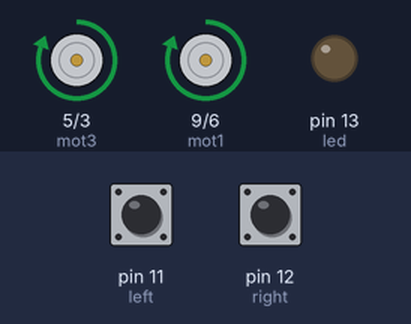
Bench run of a sketch on a simulated Arduino Uno, built with avr-gcc and run on an emulated ATmega328P. Shown: motor-driver pin pairs drawn as motors (green arrow = first pin HIGH = forward, orange = second pin HIGH = backward, longer = more drive), output pins drawn as LEDs (lit = HIGH). The test bench sets the inputs (shaded band); at power-on: pin 11 (left) HIGH, pin 12 (right) HIGH.

Above: at 1.6 s.
1.7 s: pin 11 (left) pulled LOW for 0.15 s
At 1.77 s:
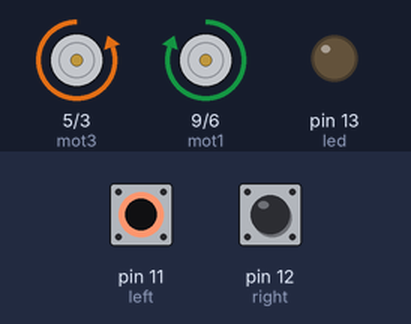
3.3 s: pin 12 (right) pulled LOW for 0.15 s
At 3.37 s:
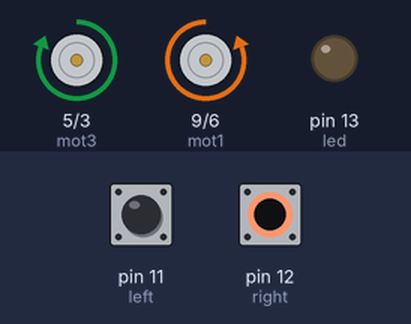
4.9 s: pin 12 (right) pulled LOW for 3.2 s
At 9.3 s:
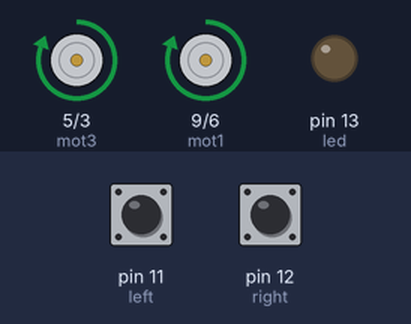
9.6 s: pin 11 (left) pulled LOW for 3.2 s
At 10.7 s:
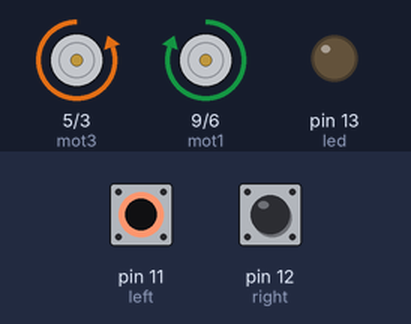
14.3 s: pin 11 (left) driven LOW and pin 12 (right) driven LOW
At 15.4 s:
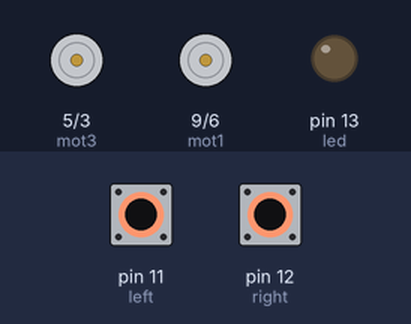
15.8 s: pin 11 (left) driven HIGH
At 16.6 s:
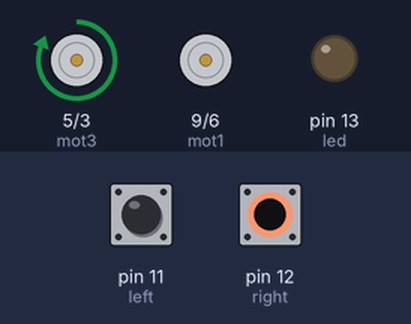
Timing chart, 0 to 18.3 s (numbered marks = the images above; inputs shaded):
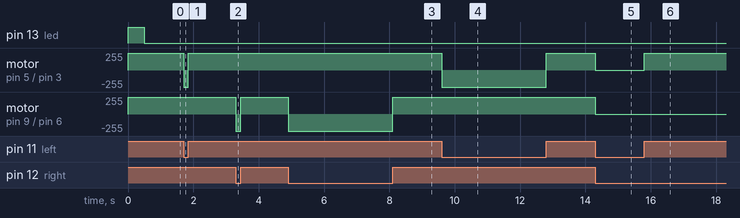

Measured:
- after the input at 1.7 s, motor on pin 5 (mot3) / pin 3 (mot4): forward 255/255 → backward 255/255 at once, → forward 255/255 0.15 s later
- after the input at 3.3 s, motor on pin 9 (mot1) / pin 6 (mot2): forward 255/255 → backward 255/255 at once, → forward 255/255 0.15 s later
- after the input at 4.9 s, motor on pin 9 (mot1) / pin 6 (mot2): forward 255/255 → backward 255/255 at once, → forward 255/255 3.2 s later
- after the input at 9.6 s, motor on pin 5 (mot3) / pin 3 (mot4): forward 255/255 → backward 255/255 at once, → forward 255/255 3.2 s later
- after the input at 14.3 s, motor on pin 5 (mot3) / pin 3 (mot4), motor on pin 9 (mot1) / pin 6 (mot2): forward 255/255 → stopped at once
- after the input at 15.8 s, motor on pin 5 (mot3) / pin 3 (mot4): stopped → forward 255/255 at once

The sketch:

line_follower.ino
```cpp
int mot1=9;
int mot2=6;
int mot3=5;
int mot4=3;

int left=11;
int right=12;
int led=13;

int Left=0;
int Right=0;

void LEFT (void);
void RIGHT (void);
void STOP (void);

void setup()
{
  pinMode(mot1,OUTPUT);
  pinMode(mot2,OUTPUT);
  pinMode(mot3,OUTPUT);
  pinMode(mot4,OUTPUT);
  pinMode(led,OUTPUT);

  pinMode(left,INPUT);
  pinMode(right,INPUT);

  digitalWrite(left,HIGH);
  digitalWrite(right,HIGH);


}

void loop()
{

 digitalWrite(mot1, HIGH);
 digitalWrite(mot2,LOW);
 digitalWrite(mot3,HIGH);
 digitalWrite(mot4,LOW);
 bling();

while(1)
{
  Left=digitalRead(left);
  Right=digitalRead(right);

  if((Left==0 && Right==1)==1)
  LEFT();
  else if((Right==0 && Left==1)==1)
  RIGHT();
}
}

void LEFT (void)
{
    digitalWrite(mot3,LOW);
    digitalWrite(mot4,HIGH);


   while(Left==0)
   {
    Left=digitalRead(left);
    Right=digitalRead(right);
    if(Right==0)
    {
      int lprev=Left;
      int rprev=Right;
      STOP();
      while(((lprev==Left)&&(rprev==Right))==1)
      {
         Left=digitalRead(left);
         Right=digitalRead(right);
      }
    }
     digitalWrite(mot1,HIGH);
     digitalWrite(mot2,LOW);
   }
    digitalWrite(mot3,HIGH);
    digitalWrite(mot4,LOW);
}

void RIGHT (void)
{
    digitalWrite(mot1,LOW);
    digitalWrite(mot2,HIGH);

   while(Right==0)
   {
    Left=digitalRead(left);
    Right=digitalRead(right);
    if(Left==0)
    {
      int lprev=Left;
      int rprev=Right;
     STOP();
      while(((lprev==Left)&&(rprev==Right))==1)
      {
         Left=digitalRead(left);
         Right=digitalRead(right);
      }
    }
     digitalWrite(mot3,HIGH);
     digitalWrite(mot4,LOW);
    }
    digitalWrite(mot1,HIGH);
    digitalWrite(mot2,LOW);
}
void STOP (void)
{
 digitalWrite(mot1, LOW);
 digitalWrite(mot2, LOW);
 digitalWrite(mot3, LOW);
 digitalWrite(mot4, LOW);

}

void bling (void)
{
  digitalWrite(13,HIGH);
  delay(500);
  digitalWrite(13,LOW);
  delay(300);

}
```
